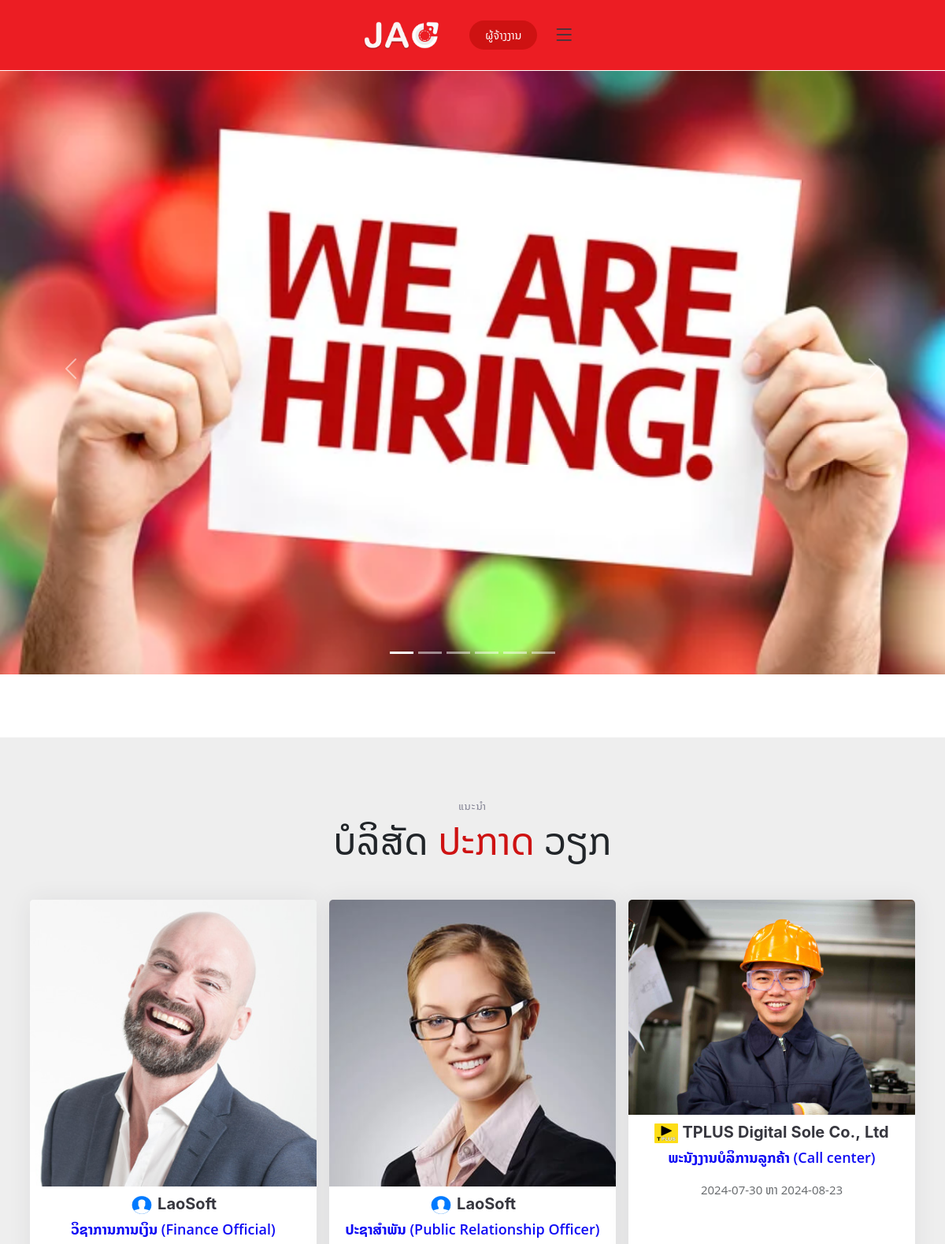
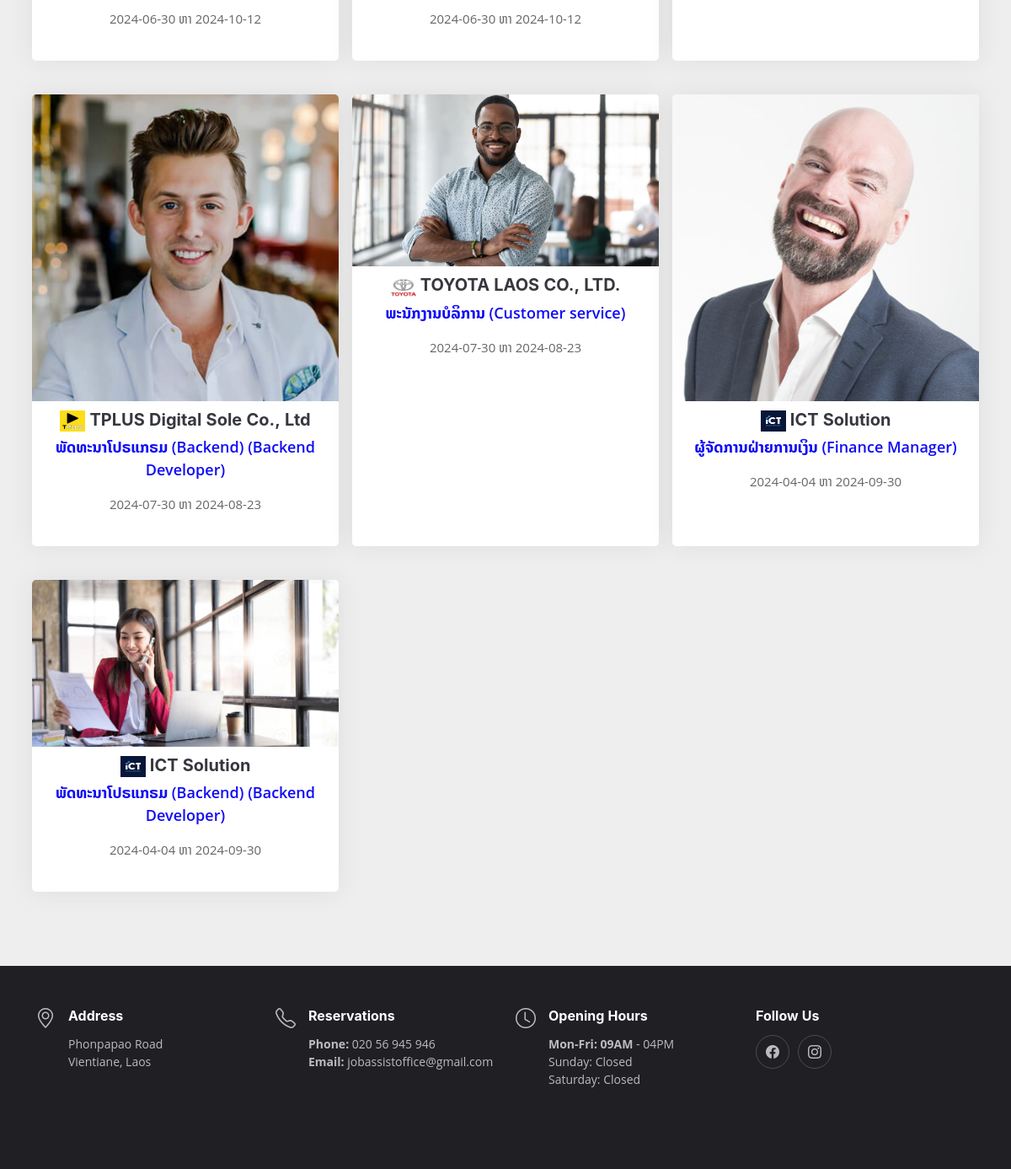
/register/company.php, run on the app's committed database (2 pictures, top to bottom).
### tables this page shows
CREATE TABLE `news` (
  `id` int(11) NOT NULL,
  `image` varchar(200) DEFAULT NULL,
  `name` varchar(50) DEFAULT NULL,
  `createdBy` int(11) DEFAULT NULL,
  `updatedBy` int(11) DEFAULT NULL,
  `createdAt` datetime DEFAULT NULL,
  `updatedAt` datetime DEFAULT NULL,
  `isDelete` int(1) DEFAULT 0
);

CREATE TABLE `employ` (
  `id` int(11) NOT NULL,
  `companyId` int(11) DEFAULT NULL,
  `name` varchar(100) NOT NULL,
  `jobPositionId` int(11) DEFAULT NULL,
  `languageId` int(11) NOT NULL,
  `experienceId` int(11) NOT NULL,
  `salaryId` int(11) NOT NULL,
  `description` longtext NOT NULL,
  `address` varchar(255) NOT NULL,
  `status` enum('open','close') NOT NULL,
  `createdBy` int(11) DEFAULT NULL,
  `updatedBy` int(11) DEFAULT NULL,
  `createdAt` datetime NOT NULL,
  `updatedAt` datetime NOT NULL,
  `isDelete` tinyint(1) NOT NULL DEFAULT 0,
  `strDate` date DEFAULT NULL,
  `endDate` date DEFAULT NULL,
  `timeId` int(11) DEFAULT NULL
);

### register/company.php (the view, shortened to what this page needs)
<?php
include_once("../function_sel.php");
?>
<!DOCTYPE html>
<html lang="en">
<head>
  <link href="assets/vendor/bootstrap/css/bootstrap.min.css" rel="stylesheet">
  <link href="assets/vendor/bootstrap-icons/bootstrap-icons.css" rel="stylesheet">
  <link href="assets/vendor/aos/aos.css" rel="stylesheet">
  <link href="assets/vendor/glightbox/css/glightbox.min.css" rel="stylesheet">
  <link href="assets/vendor/swiper/swiper-bundle.min.css" rel="stylesheet">
  <link href="assets/css/main.css" rel="stylesheet">
</head>
<body>
  <header id="header" class="header fixed-top d-flex align-items-center" style="background-color: #EC1D23;"
    onclick="action()">
    <div class="container d-flex align-items-center justify-content-center ">
      <a href="index.php" class="logo d-flex align-items-center me-auto me-lg-0">
        <img src="assets/img/logo_jobjao.png" alt="">
      </a>
      <?php
      if ($_SESSION['role'] <> "employee") {
        ?>
        <a type="button" class="btn-employ-add" data-bs-toggle="modal" data-bs-target="#myModal">
          ຜູ້ຈ້າງງານ
        </a>
        <?php
      } ?>
      <i class="mobile-nav-toggle mobile-nav-show bi bi-list"></i>
    </div>
  </header>
  <section id="home">
    <div id="demo" class="carousel slide" data-bs-ride="carousel">
      <div class="carousel-indicators">
        <?php
        $a = 0;
        $news = "select * from news order by id ASC";
        if ($result = $mysqli->query($news)) {
          while ($row = $result->fetch_row()) {
            ?>
            <button type="button" data-bs-target="#demo" data-bs-slide-to="<?= $a ?>" <?php if ($a == 0): ?>class="active"
              <?php endif; ?>></button>
            <?php
            $a++;
          }
        }
        ?>
      </div>
      <?php
      $i = 1;
      if ($result = $mysqli->query($news)) {
        while ($row = $result->fetch_row()) {
          $imagePath = "assets/img/feed/" . $row[1];
          if (!file_exists($imagePath) || $row[1] == '') {
            $imagePath = "assets/img/company/hiring.jpg";
          }
          ?>
          <div class="carousel-inner">
            <div class="carousel-item <?php if ($i == 1): ?>active<?php endif; ?> ">
              <img src="<?= $imagePath ?>" class="d-block w-100">
            </div>
          </div>
          <?php
          $i++;
        }
      }
      ?>
      <button class="carousel-control-prev" type="button" data-bs-target="#demo" data-bs-slide="prev">
        <span class="carousel-control-prev-icon"></span>
      </button>
      <button class="carousel-control-next" type="button" data-bs-target="#demo" data-bs-slide="next">
        <span class="carousel-control-next-icon"></span>
      </button>
    </div>
  </section>
  <main id="main">
    <section id="chefs" class="chefs section-bg">
      <div class="container" data-aos="fade-up">
        <div class="section-header">
          <h2>ແນະນຳ</h2>
          <p>ບໍລິສັດ <span>ປະກາດ</span> ວຽກ</p>
        </div>
        <div class="row gy-4">
          <?php
          $i = 0;
          $fetchHeader = "SELECT * FROM v_employ WHERE status ='open' GROUP BY id ORDER BY rand()";
          if ($result = $mysqli->query($fetchHeader)) {
            while ($row = $result->fetch_assoc()) {
              $comName = $row['companyName'];
              $comId = $row['companyId'];
              $comLogo = $row['companyLogo'];
              $name = $row['jobPositionLao'] . ' (' . $row['jobPositionEn'] . ')';
              $strDate = $row['strDate'];
              $endDate = $row['endDate'];
              ?>
                                <?php
                                $employList = "SELECT * FROM v_employ WHERE companyId = '$comId' AND status='open' group by id asc";
                                if ($result3 = $mysqli->query($employList)) {
                                  while ($row1 = $result3->fetch_assoc()) {
                                    $strDate = $row1['strDate'];
                                    $endDate = $row1['endDate'];
                                    ?>
                                    <?php
                                  }
                                } ?>
              <div class="col-lg-4 col-md-6 d-flex align-items-stretch p-2" data-aos="fade-up" data-aos-delay="100"
                data-bs-toggle="modal" href="#myModalInfo<?= $i ?>">
                <div class="chef-member">
                  <div class="member-img">
                    <img src="assets/img/job/job<?php $random = rand(1, 12);
                    echo $random; ?>.jpeg" class="img-fluid" alt="">
                  </div>
                  <div class="member-info">
                    <h4> <img src="../dist/img/Company/<?= $comLogo ?>" width="30" height="25" alt=""> <?= $comName ?></h4>
                    <span><?= $name ?></span>
                    <p><?= $strDate ?> ຫາ <?= $endDate ?></p>
                  </div>
                </div>
              </div>
              <?php $i++;
            }
          } ?>
        </div>
      </div>
    </section>
  </main>
  <footer id="footer" class="footer">
    <div class="container">
      <div class="row gy-3">
        <div class="col-lg-3 col-md-6 d-flex">
          <i class="bi bi-geo-alt icon"></i>
          <div>
            <h4>Address</h4>
            <p>
              Phonpapao Road <br>
              Vientiane, Laos<br>
            </p>
          </div>
        </div>
        <div class="col-lg-3 col-md-6 footer-links d-flex">
          <i class="bi bi-telephone icon"></i>
          <div>
            <h4>Reservations</h4>
            <p>
              <strong>Phone:</strong> 020 56 945 946<br>
              <strong>Email:</strong> jobassistoffice@gmail.com<br>
            </p>
          </div>
        </div>
        <div class="col-lg-3 col-md-6 footer-links d-flex">
          <i class="bi bi-clock icon"></i>
          <div>
            <h4>Opening Hours</h4>
            <p>
              <strong>Mon-Fri: 09AM</strong> - 04PM<br>
              Sunday: Closed<br>
              Saturday: Closed
            </p>
          </div>
        </div>
        <div class="col-lg-3 col-md-6 footer-links">
          <h4>Follow Us</h4>
          <div class="social-links d-flex">
            <a href="#" class="facebook"><i class="bi bi-facebook"></i></a>
            <a href="#" class="instagram"><i class="bi bi-instagram"></i></a>
          </div>
        </div>
      </div>
    </div>
  </footer>
</body>
</html>

### register/assets/css/main.css (style rules this page uses)
:root { --font-default: "Noto Sans Lao","Open Sans", system-ui, -apple-system, "Segoe UI", Roboto, "Helvetica Neue", Arial, "Noto Sans", "Liberation Sans", sans-serif, "Apple Color Emoji", "Segoe UI Emoji", "Segoe UI Symbol", "Noto Color Emoji"; --font-primary: "Noto Sans Lao","Amatic SC", sans-serif; --font-secondary: "Noto Sans Lao","Inter", sans-serif; }
:root { --color-default: #212529; --color-primary: #ce1212; --color-secondary: #37373f; }
:root { scroll-behavior: smooth; }
body { font-family: var(--font-default); color: var(--color-default); }
a { color: var(--color-primary); text-decoration: none; }
h1, h2, h3, h4, h5, h6 { font-family: var(--font-secondary); }
section { overflow: hidden; padding: 80px 0; scroll-margin-top: 90px; overflow: clip; }
.section-bg { background-color: #eee; }
.section-header { text-align: center; padding-bottom: 30px; }
.section-header h2 { font-size: 13px; letter-spacing: 1px; font-weight: 400; margin: 0; padding: 0; color: #7f7f90; text-transform: uppercase; font-family: var(--font-default); }
.section-header p { margin: 0; font-size: 48px; font-weight: 400; font-family: var(--font-primary); }
.section-header p span { color: var(--color-primary); }
.header { background: #fff; transition: all 0.5s; z-index: 997; height: 90px; border-bottom: 1px solid #fff; }
.header .logo img { max-height: 40px; margin-right: 6px; }
.header .btn-employ-add, .header .btn-employ-add:focus { font-size: 14px; color: #fff; background: var(--color-primary); padding: 8px 20px; margin-left: 30px; border-radius: 50px; transition: 0.3s; }
@media (max-width: 1279px) { .mobile-nav-show { color: var(--color-secondary); font-size: 28px; cursor: pointer; line-height: 0; transition: 0.5s; z-index: 9999; margin: 0 10px 0 20px; } }
.chefs .chef-member { overflow: hidden; text-align: center; border-radius: 5px; background: #fff; box-shadow: 0px 0 30px rgba(55, 55, 63, 0.08); transition: 0.3s; }
.chefs .chef-member .member-img { position: relative; overflow: hidden; }
.chefs .chef-member .member-img:after { position: absolute; content: ""; left: 0; bottom: 0; height: 100%; width: 100%; background: url(../img/team-shape.svg) no-repeat center bottom; background-size: contain; z-index: 1; }
.chefs .chef-member .member-info { padding: 10px 15px 20px 15px; }
.chefs .chef-member .member-info h4 { font-weight: 700; margin-bottom: 5px; font-size: 20px; color: var(--color-secondary); }
.chefs .chef-member .member-info span { display: block; font-size: 18px; font-weight: 600; color: rgba(10, 6, 244, 0.975); }
.chefs .chef-member .member-info p { font-style: normal; font-size: 15px; padding-top: 15px; line-height: 26px; color: rgba(33, 37, 41, 0.7); }
.footer { font-size: 14px; background-color: #1f1f24; padding: 50px 0; color: rgba(255, 255, 255, 0.7); }
.footer .icon { margin-right: 15px; font-size: 24px; line-height: 0; }
.footer h4 { font-size: 16px; font-weight: bold; position: relative; padding-bottom: 5px; color: #fff; }
.footer .footer-links { margin-bottom: 30px; }
.footer .social-links a { display: flex; align-items: center; justify-content: center; width: 40px; height: 40px; border-radius: 50%; border: 1px solid rgba(255, 255, 255, 0.2); font-size: 16px; color: rgba(255, 255, 255, 0.7); margin-right: 10px; transition: 0.3s; }

### data on the page
employ: comName "LaoSoft", name "ວິຊາການການເງິນ (Finance Official)", strDate "2024-06-30", endDate "2024-10-12"
employ: shows a picture, comName "LaoSoft", name "ປະຊາສຳພັນ (Public Relationship Officer)", employ.strDate "2024-06-30", employ.endDate "2024-10-12"
employ: shows a picture, comName "TPLUS Digital Sole Co., Ltd", name "ພະນັງງານບໍລິການລູກຄ້າ (Call center)", employ.strDate "2024-07-30", employ.endDate "2024-08-23"
employ: shows a picture, comName "TPLUS Digital Sole Co., Ltd", name "ພັດທະນາໂປຣແກຣມ (Backend) (Backend Developer)", strDate "2024-07-30", endDate "2024-08-23"
employ: shows a picture, comName "TOYOTA LAOS CO., LTD.", name "ພະນັກງານບໍລິການ (Customer service)", strDate "2024-07-30", endDate "2024-08-23"
employ: comName "ICT Solution", name "ຜູ້ຈັດການຝ່າຍການເງິນ (Finance Manager)", employ.strDate "2024-04-04", employ.endDate "2024-09-30"
employ: shows a picture, comName "ICT Solution", name "ພັດທະນາໂປຣແກຣມ (Backend) (Backend Developer)", strDate "2024-04-04", endDate "2024-09-30"
